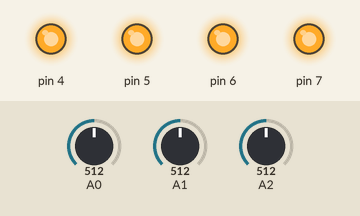
Simulated run of this sketch. Board: Arduino Uno, built with avr-gcc and run on an emulated ATmega328P. Parts: output pins drawn as LEDs (lit = HIGH). Inputs (shaded band) come from the test bench; at power-on: A0 = 512, A1 = 512, A2 = 512. What the sketch prints to the serial monitor is not drawn.

Above: at 0.1 s.
Timing chart, 0 to 1.6 s (numbered marks = the images above):
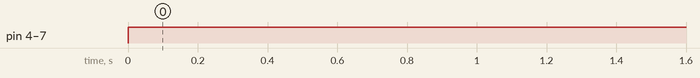

The sketch:

Optomat.ino
```cpp
/*
  Optomart is a 3-way maintainable 4 power lines invert switch
  Turns off for the specified DELAY_TIME,
  then turns selfs back on.
  This happens either by the task reading all the 3 light sensors and act by result of level summation,
  or reading any char put by the serial connection command line
  or push of the emergency button

  Created by Martin Shishkov, November, 2024.
	Released into the public domain.
*/
#include "Optomart.h"
Optomart* optomart;

void setup() {
  Serial.begin(115200);
  optomart = new Optomart();
}
void loop() {
  optomart->task();
}
```

Optomart.cpp
```cpp
/*
  Optomart is a 3-way maintainable 4 power lines invert switch
  Turns off for the specified DELAY_TIME,
  then turns selfs back on.
  This happens either by the task reading all the 3 light sensors and act by result of level summation,
  or reading any char put by the serial connection command line
  or push of the emergency button

  Created by Martin Shishkov, November, 2024.
	Released into the public domain.
*/
#include "Optomart.h"
bool Optomart::m_pwrcycle_byself = false;
bool Optomart::m_prompted = false;

Optomart::Optomart(const uint8_t risingE1 = 5, const uint8_t risingE2 = 5, const uint8_t risingE3 = 5)
 {
	m_risingE1 = risingE1;
	m_risingE2 = risingE2;
	m_risingE3 = risingE3;
	m_relay1 = new RelayModule(5, INVERT_RELAY);
	m_relay2 = new RelayModule(4, INVERT_RELAY);
	m_relay3 = new RelayModule(7, INVERT_RELAY);
	m_relay4 = new RelayModule(6, INVERT_RELAY);
}

void Optomart::task() {
  int Vout = analogRead(A0) + analogRead(A1) + analogRead(A2);
  Serial.println(Vout);
  if(Serial.available() && Serial.read())
  {
    Optomart::m_prompted = true;
  }
  if((Vout > m_risingE1 + m_risingE2 + m_risingE3) || Optomart::m_prompted)
  {
    Optomart::m_prompted = false;
    if (m_relay1->isOff()) {
      m_relay1->on();
      Optomart::m_pwrcycle_byself = true;
    }

    if (m_relay2->isOff()) {
      m_relay2->on();
    }

    if (m_relay3->isOff()) {
      m_relay3->on();
    }

    if (m_relay4->isOff()) {
      m_relay4->on();

    }

    delay(DELAY_TIME); // overloop regulation
  }
  else if(Vout <= 3 && Optomart::m_pwrcycle_byself)
  {
    if (m_relay1->isOn()) {
      Optomart::m_prompted = false;
      m_relay1->off();
    }

    if (m_relay2->isOn()) {
      m_relay2->off();
    }

    if (m_relay3->isOn()) {
      m_relay3->off();
    }

    if (m_relay4->isOn()) {
      m_relay4->off();
    }
  }

}
```

Optomart.h
```cpp
/*
  Optomart is a 3-way maintainable 4 power lines invert switch
  Turns off for the specified DELAY_TIME,
  then turns selfs back on.
  This happens either by the task reading all the 3 light sensors and act by result of level summation,
  or reading any char put by the serial connection command line
  or push of the emergency button

  Created by Martin Shishkov, November, 2024.
	Released into the public domain.
*/

#define DELAY_TIME  1000
#define INVERT_RELAY true
#include "RelayModule.h"

#ifndef OPTOMART_H
#define OPTOMART_H
class Optomart{
public:
	Optomart(const uint8_t risingE1 = 5, const uint8_t risingE2 = 5, const uint8_t risingE3 = 5);
	void task();
  static bool m_pwrcycle_byself;
  static bool m_prompted;
private:
 	RelayModule* m_relay1;
	RelayModule* m_relay2;
	RelayModule* m_relay3;
	RelayModule* m_relay4;
	uint8_t m_risingE1;
	uint8_t m_risingE2;
	uint8_t m_risingE3;
};
#endif
```

RelayModule.cpp
```cpp
/**
	The class implements a set of methods of the RelayModule.h
	interface for working with a digital relay module.

	https://github.com/YuriiSalimov/RelayModule

	Created by Yurii Salimov, December, 2017.
	Released into the public domain.
*/
#include "RelayModule.h"

RelayModule::RelayModule(const int IN_pin)
 : RelayModule::RelayModule(IN_pin, false) {
}

RelayModule::RelayModule(const int IN_pin, const boolean invertSignal) {
	this->IN_pin = IN_pin;
	if (invertSignal) {
		invert();
	}
	init();
}

/**
	Initialization of module.
	Turns off the relay.
*/
void RelayModule::init() {
	pinMode(this->IN_pin, OUTPUT);
	off();
}

/**
	Destructor.
	Turns off the relay before deleting the object.
*/
RelayModule::~RelayModule() {
	turnOff();
}

void RelayModule::on() {
	if (isOff()) {
		turnOn();
	}
}

void RelayModule::off() {
	if (isOn()) {
		turnOff();
	}
}

boolean RelayModule::isOn() {
	return read() == this->onSignal;
}

boolean RelayModule::isOff() {
	return read() == this->offSignal;
}

void RelayModule::turnOn() {
	write(this->onSignal);
}

void RelayModule::turnOff() {
	write(this->offSignal);
}

void RelayModule::write(const int signal) {
	digitalWrite(this->IN_pin, signal);
}

int RelayModule::read() {
	return digitalRead(this->IN_pin);
}

void RelayModule::invert() {
	if (this->onSignal == HIGH) {
		this->onSignal = LOW;
		this->offSignal = HIGH;
	} else {
		this->onSignal = HIGH;
		this->offSignal = LOW;
	}
}
```

RelayModule.h
```cpp
/**
	RelayModule.h - The interface describes a set of methods
	for working with a digital relay module.

	Instantiation:
		RelayModule relay(2);

	If you need to invert a sensor signal:
		RelayModule relay(2, true);
	or call the method:
		relay.invert();

	Methods:
		relay.on();
		relay.off();
		relay.isOn();
		relay.isOff();

	https://github.com/YuriiSalimov/RelayModule

	Created by Yurii Salimov, February, 2018.
	Released into the public domain.
*/
#ifndef RELAY_MODULE_H
#define RELAY_MODULE_H

#if defined(ARDUINO) && (ARDUINO >= 100)
	#include <Arduino.h>
#else
	#include <WProgram.h>
#endif

class RelayModule final {

	private:
		/**
			Port number that is attached to the relay.
		*/
		int IN_pin = 0;

		/**
			ON and OFF signal.
		*/
		volatile int onSignal = LOW;
		volatile int offSignal = HIGH;

	public:
		/**
			Constructor.
			@param IN_pin - a digital port number
			that is attached to the relay.
		*/
		RelayModule(const int IN_pin);

		/**
			Constructor.
			@param IN_pin - a digital port number
			that is attached to the relay.
			@param invertSignal - invert relay signal:
				true - LOW is a ON signal;
				false - HIGH is a ON signal.
		*/
		RelayModule(const int IN_pin, const boolean invertSignal);

		~RelayModule();

		/**
			Turns on the relay if it is off.
		*/
		void on();

		/**
			Turns off the relay if it is on.
		*/
		void off();

		/**
			Checks if the relay is on.
			@return true if the relay is on,
			false if the relay is off.
		*/
		boolean isOn();

		/**
			Checks if the relay is off.
			@return true if the relay is off,
			false if the relay is on.
		*/
		boolean isOff();

		/**
			Inverts relay signal.
			If invert signal:
				onSignal = LOW
				offSignal = HIGH
			If not invert signal:
				onSignal = HIGH
				offSignal = LOW
		*/
		void invert();

	private:
		/**
			Initialization of module.
		*/
		void init();

		/**
			Turns on the relay.
		*/
		void turnOn();

		/**
			Turns off the relay.
		*/
		void turnOff();

		/**
			Wrintes a input signal to the relay.
			@param value - a new relay signal.
		*/
		void write(const int signal);

		/**
			Reads and returns the relay signal.
			@return relay signal.
		*/
		int read();
};

#endif
```

Measured:
- by itself, pin 4–7: LOW → HIGH at 0.00 s
